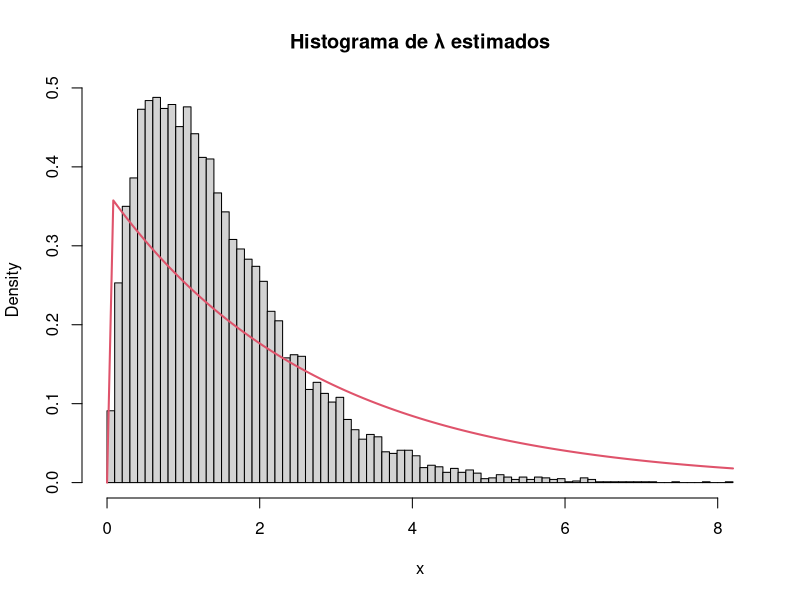
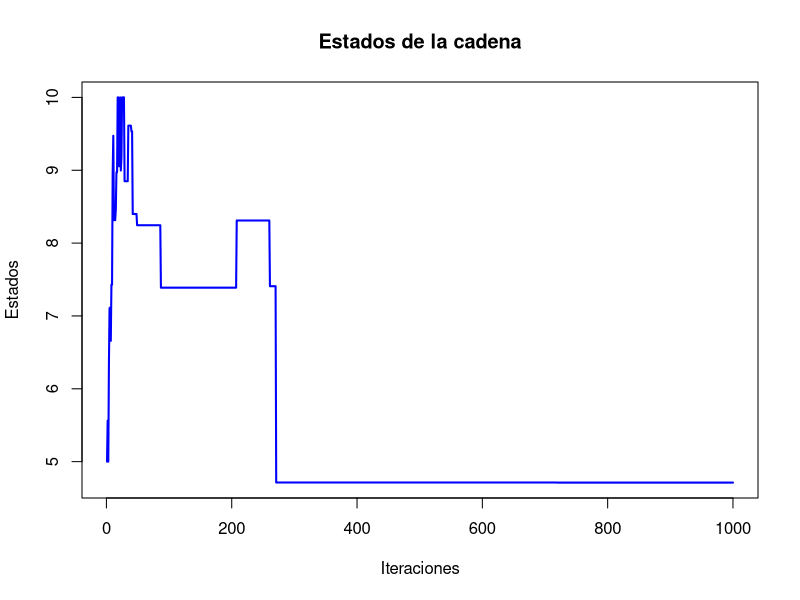
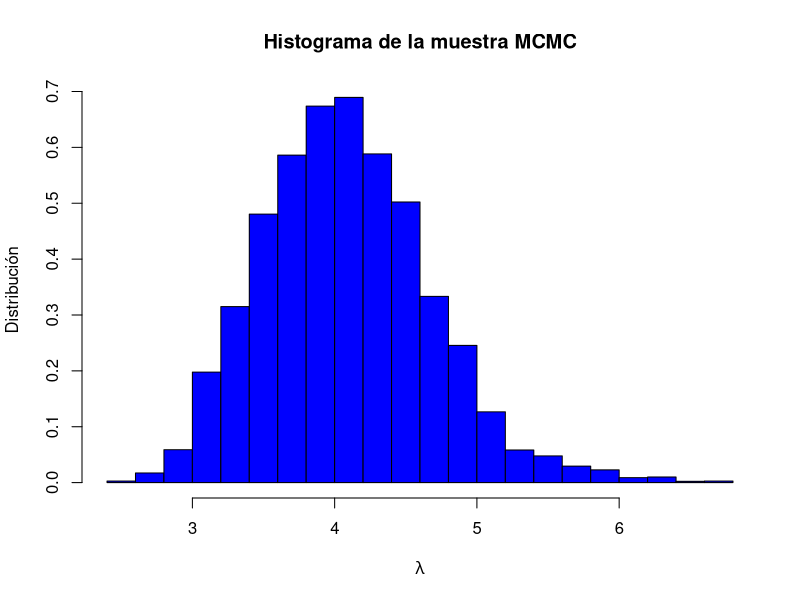
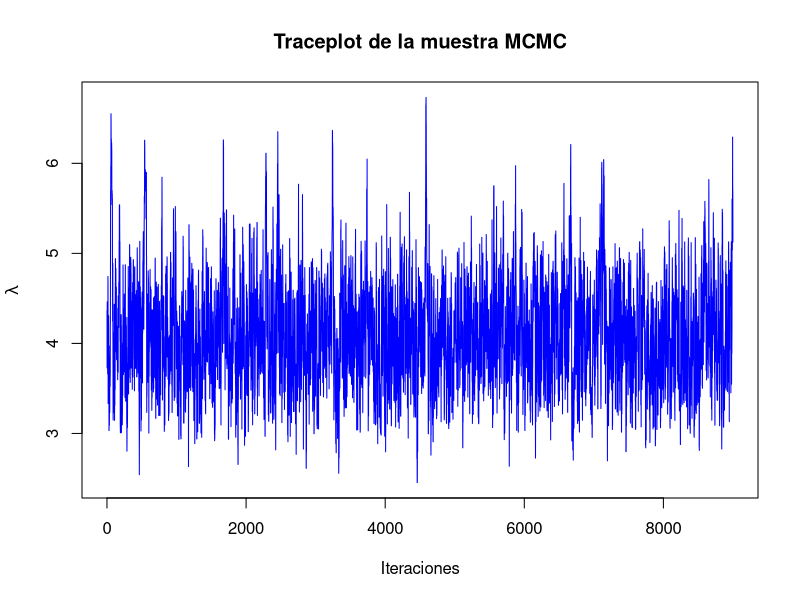
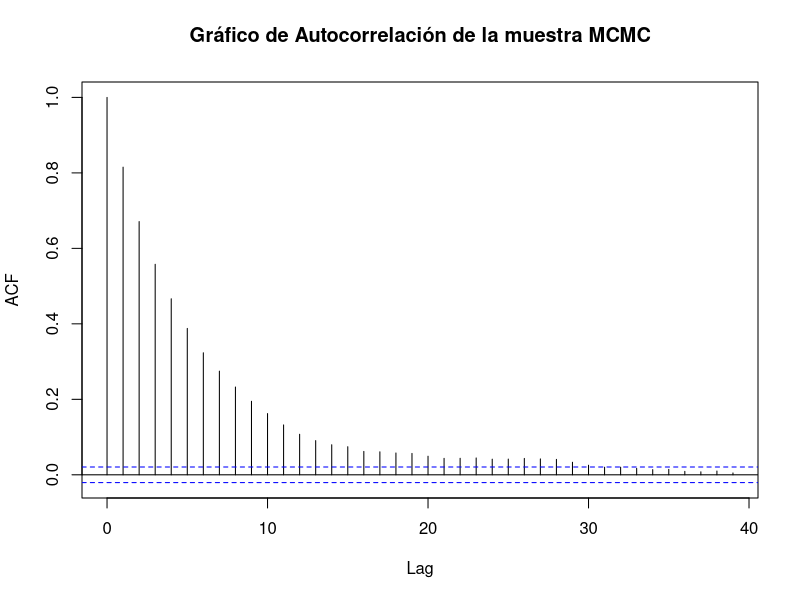
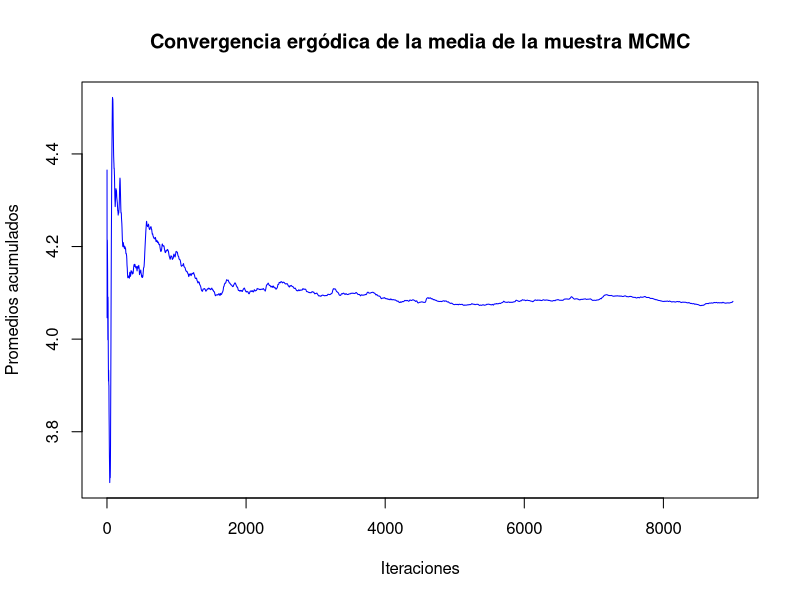

Here is the R script that generated these plots, in order:
## ---- chunk 1
set.seed(2024)
## ---- chunk 2
f <- function(x) {
  exp(-x^2) / (1 + x^2)
}
## ---- chunk 3
# Método de Montecarlo para aproximar la integral
montecarlo_integration <- function(N) {
  # Generamos N muestras aleatorias entre 0 y 1
  x <- runif(N, 0, 1)
  
  # Evaluamos la función en los puntos muestreados
  fx <- f(x)
  
  # Estimar la integral como el promedio de f(x)
  integral_estimate <- mean(fx)

  return(integral_estimate)
}

N <- 100000  # número de muestras

montecarlo_result <- montecarlo_integration(N)

cat("Aproximación de la integral por Montecarlo:", montecarlo_result, "\n")

## ---- chunk 4
integral_exacta <- integrate(f, 0, 1)
cat("Aproximación de la integral por Integrate:", integral_exacta$value, "\n")
cat("El error absoluto de Integrate:", integral_exacta$abs.error, "\n")
## ---- chunk 5
montecarlo_result - integral_exacta$value
## ---- chunk 6
f_L <- function(L) {
  return(exp(-L)) 
}
## ---- chunk 7
g_L <- function(L) {
  return(dnorm(L, mean = 3, sd = 2))
}
## ---- chunk 8
# Establecemos la semilla

n <- 10^4  # número de muestras

# Generar muestras de la distribución normal g
L_samples <- rnorm(n, mean = 3, sd = 2)

# Estimamos el valor esperado usando la importancia ponderada
pesos <- f_L(L_samples) / g_L(L_samples)
perdidas_esperadas <- mean(L_samples * pesos)

cat("La estimación del valor esperado de la pérdida usando muestreo por importancia es:", 
    perdidas_esperadas, "\n")

## ---- chunk 9
tiempos <- c(2.72, 1.93, 1.76, 0.49, 6.12, 0.43, 4.01, 1.71, 2.01, 5.96)

lambda_est <- 1 / mean(tiempos)

# Máximo teórico de la densidad aux (gamma)
m <- max(dgamma(1, 2, 1))

# Simulaciones
U <- runif(10^4)
x <- rgamma(10^4, 2, 1)  # Muestras de la dist aux (gamma)
ngen <- length(x)

# Dist exponecial (objetivo)
dexp1 <- Vectorize(function(x) dexp(x, lambda_est))
## ---- chunk 10
for(i in 1:10^4){
  while((U[i] * m) >= dexp1(x[i])){ 
    U[i] <- runif(1)
    x[i] <- rgamma(1, 2, 1)
    ngen <- ngen + 1
  }
}
## ---- chunk 11
cat("Número de generaciones = ", ngen, "\n")
cat("Número medio de aceptados = ", ngen / 10^4, "\n")
cat("Proporción de rechazos = ", 1 - 10^4 / ngen, "\n")

hist(x, breaks = "FD", freq = FALSE, main = "Histograma de \u03BB estimados")
curve(dexp(x, lambda_est), col = 2, lwd = 2, add = TRUE)
## ---- chunk 12
cred_interval <- quantile(x, probs = c(0.005, 0.995))
cat("Intervalo de credibilidad al 99%: [", cred_interval[1], ", ", cred_interval[2], "]\n")
## ---- chunk 13
lambda_hip <- 0.5
if(lambda_hip >= cred_interval[1] && lambda_hip <= cred_interval[2]) {
  cat("No se rechaza la hipótesis lambda = 0.5, está dentro del intervalo de credibilidad.\n")
} else {
  cat("Se rechaza la hipótesis lambda = 0.5, está fuera del intervalo de credibilidad.\n")
}
## ---- chunk 14
f <- function(x) {
  return(exp(sin(10 * x) / (10 * cos(x))))
}
## ---- chunk 15
resim <- function(f, alpha = 0.5, s0 = 5, niter = 1000, mini = 0, maxi = 10) {
  s_n <- s0
  estados <- rep(0, niter)
  iter_count <- 0
  for (k in 1:niter) {
    estados[k] <- s_n
    T <- (1 - alpha)^k  # Enfriamiento
    s_new <- rnorm(1, s_n, 1)
    
    # Asegurarse de que la nueva solución esté dentro de los límites
    if (s_new < mini) { s_new <- mini }
    if (s_new > maxi) { s_new <- maxi }
    
    dif <- f(s_new) - f(s_n)
    if (dif < 0) {
      s_n <- s_new
    } else {
      random <- runif(1, 0, 1)
      if (random < exp(-dif / T)) {
        s_n <- s_new
      }
    }
    iter_count <- iter_count + 1
  }
  return(list(r = s_n, e = estados))
}
## ---- chunk 16
Resultado <- resim(f, 0.1, 5, 1000, 0, 10)
## ---- chunk 17
Resultado$r  # Minimo global
plot(Resultado$e, type = "l", col = "blue", lwd = 2, 
     ylab = "Estados", xlab = "Iteraciones", main = "Estados de la cadena")
## ---- chunk 18
# Muestra
data <- c(4, 2, 5, 6, 3, 4, 7, 5, 6, 4)
#Numero de iteraciones
N<-10000
#Periodo quemado
L<-1000

# Función de verosimilitud de Poisson
poisson_likelihood <- function(lambda, data) {
  prod(dpois(data, lambda))
}

# Función de distribución gamma a priori
gamma_prior <- function(lambda, alpha , beta ) {
  dgamma(lambda, shape = alpha, rate = beta)
}

# Algoritmo de Metropolis-Hastings
metropolis_hastings <- function(data, N = 10000, lambda_inicial = runif(1,0,10), alpha = 3, beta = 2) {
  
  
  Intentos_lambda <- numeric(N)
  Intentos_lambda[1] <- lambda_inicial
  lambda_actual <- lambda_inicial
  Saltos <- 0
  
  for (i in 2:N) {
    propuesta <- rnorm(1, mean = lambda_actual, sd = 0.5)  # Propuesta
    
    if (propuesta > 0) {  # Para evitar valores negativos de lambda, pues es una poisson 
      
      #Usando el factor de bayes, la propuesta/la actual
      Aceptacion <- (poisson_likelihood(propuesta, data) * gamma_prior(propuesta, alpha, beta)) /
                          (poisson_likelihood(lambda_actual, data) * gamma_prior(lambda_actual, alpha, beta))
      
      #Criterio de Aceptacion o Rechazo
      if (runif(1) < Aceptacion) {
        lambda_actual <- propuesta
        Saltos <- Saltos + 1
      }
    }
    Intentos_lambda[i] <- lambda_actual
  }
  return(list(Intentos_lambda = Intentos_lambda[(L+1):N], Saltos = Saltos))
}

# Ejecutar el algoritmo con n = 10000
Muestras_MCMC <- metropolis_hastings(data)$Intentos_lambda
## ---- chunk 19
hist(Muestras_MCMC, breaks = 30, prob = TRUE, main = "Histograma de la muestra MCMC",
     xlab = expression(lambda),ylab = "Distribución", col = "blue")
## ---- chunk 20
plot(Muestras_MCMC, type = "l", main = "Traceplot de la muestra MCMC",
     xlab = "Iteraciones", ylab = expression(lambda), col = "blue")
## ---- chunk 21
acf(Muestras_MCMC, main = "Gráfico de Autocorrelación de la muestra MCMC")
## ---- chunk 22
#Normalmente es la suma acumulada/(Iteracion-periodo_quemado)

mean_samples <- cumsum(Muestras_MCMC) / seq_along(Muestras_MCMC)
plot(mean_samples, type = "l", main = "Convergencia ergódica de la media de la muestra MCMC",
     xlab = "Iteraciones", ylab = "Promedios acumulados", col = "blue")
## ---- chunk 23
mean_lambda <- mean(Muestras_MCMC)
cat("Estimación de lambda:", mean_lambda, "\n")

cat("Tasa de aceptación \n","NumeroSaltos/TotalIteraciones:" , (metropolis_hastings(data)$Saltos)/(N-L) ,"\n")
## ---- chunk 24
